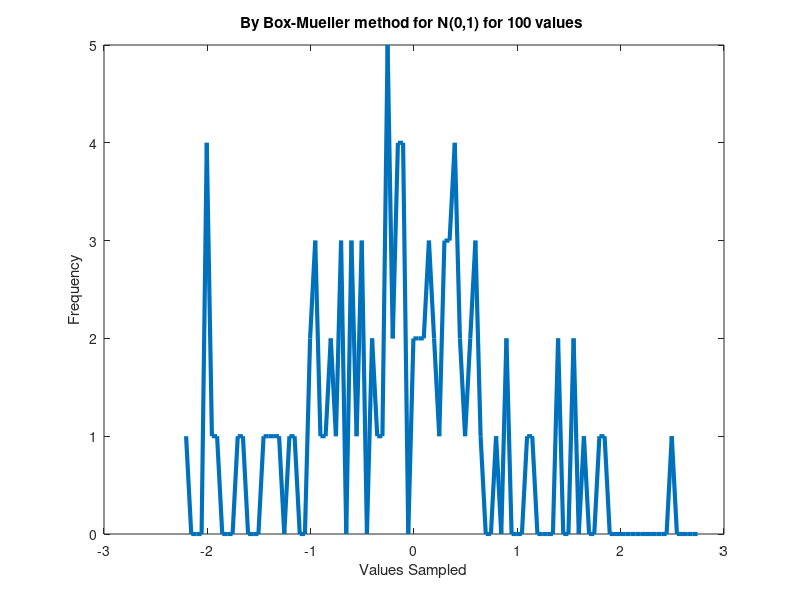
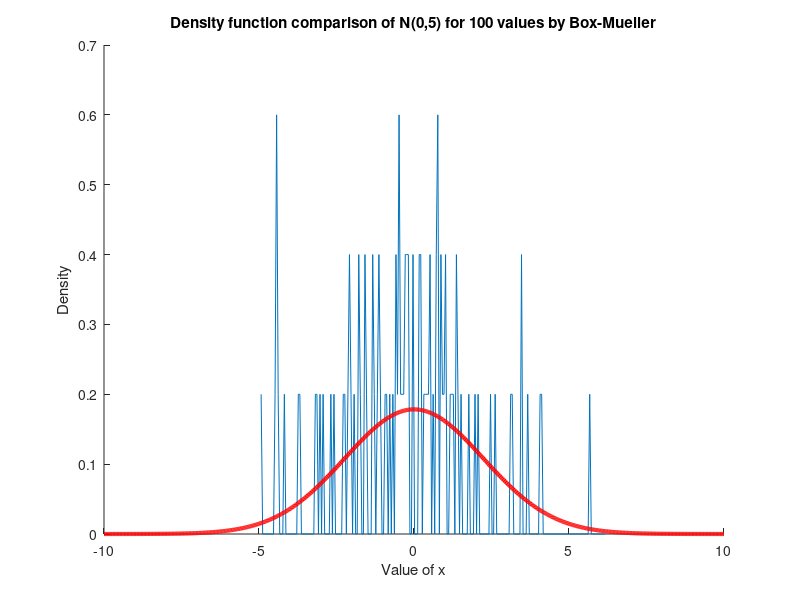
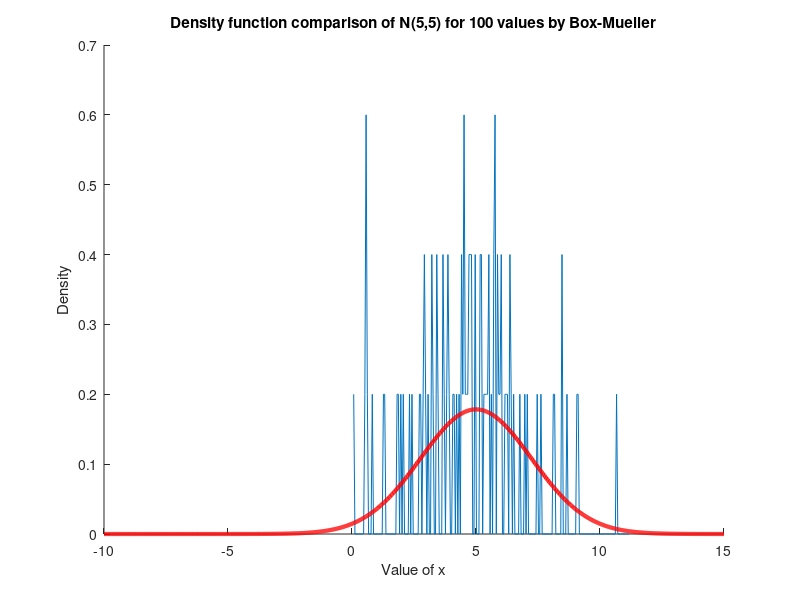
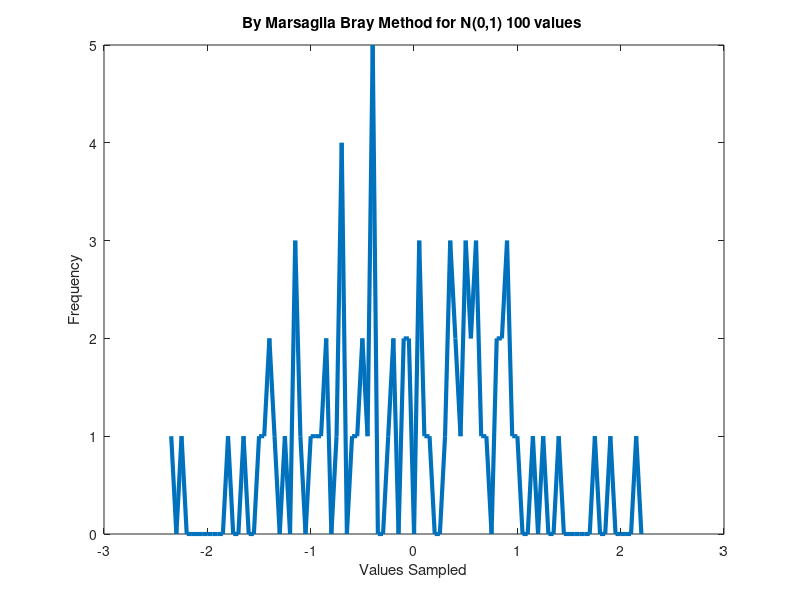

Source code (MATLAB) for these figures, in order:
clear
clc
val=[100,10000];

for num = 1:2
    ub1=rand(1,val(num));
    ub2=rand(1,val(num));
    
    %box
    tic;
    R=-2*log(ub1);
    V=2*pi*ub2;
    for i=1:val(num)
        Zb(i)=sqrt(R(i))*cos(V(i));
    end
    toc;
    if num==1
        mean_of_generated_RV_for_100_values=mean(Zb)
        variance_of_generated_RV_for_100_values=var(Zb)
    else 
        mean_of_generated_RV_for_10000_values=mean(Zb)
        variance_of_generated_RV_for_10000_values=var(Zb)
    end
    frange=min(Zb):0.05:max(Zb);
    count=histc(Zb,frange);
    figure;
    plot(frange,count,'Linewidth',3);
    title(['By Box-Mueller method for N(0,1) for ' num2str(val(num)) ' values ']);
    xlabel('Values Sampled');
    ylabel('Frequency')
    %boxtranslation
    
    Zfor05=Zb*sqrt(5)+0;
    frange=min(Zfor05):0.05:max(Zfor05);
    range=-20:0.05:20;
    rangemid=range/2;
    y=(1/(sqrt(2*pi)*sqrt(5)))*exp(-(rangemid.*rangemid)/(2*5));
    count=histc(Zfor05,frange);
    count=count/(0.05*val(num));
    figure;
    hold on;
    plot(frange,count);
    title(['Density function comparison of N(0,5) for ' num2str(val(num)) ' values by Box-Mueller']);
    plot(rangemid,y,'r','Linewidth',3);
    xlabel('Value of x');
    ylabel('Density');
    hold off;
    meanz05=mean(Zfor05);
    varz05=var(Zfor05);    
    
    Zfor55=Zb*sqrt(5)+5;
    frange=min(Zfor55):0.05:max(Zfor55);
    range=-20:0.05:30;
    rangemid=range/2;
    y=(1/(sqrt(2*pi)*sqrt(5)))*exp(-((rangemid-5).*(rangemid-5))/(2*5));
    count=histc(Zfor55,frange);
    count=count/(0.05*val(num));
    figure;
    hold on;
    plot(frange,count);
    title(['Density function comparison of N(5,5) for ' num2str(val(num)) ' values by Box-Mueller']);
    plot(rangemid,y,'r','Linewidth',3);
    xlabel('Value of x');
    ylabel('Density');
    hold off;
    meanz55=mean(Zfor55);
    varz55=var(Zfor55); 
    
    
    %marsaglia
    tic;
    k=0;
    for i=1:val(num)
        ub1(i)=2*ub1(i)-1;
        ub2(i)=2*ub2(i)-1;
        X=ub1(i)*ub1(i)+ub2(i)*ub2(i);
        if(X<=1)
            k=k+1;
            Y(i)=sqrt((-2*log(X)/X));
            Zm(k)=ub1(i)*Y(i);
        end
    end
    toc;
    if num==1
        mean_of_generated_RV_for_100_values=mean(Zm)
        variance_of_generated_RV_for_100_values=var(Zm)
        prop_of_values_rejected_for_100_values=1-k/val(num)
    else
        mean_of_generated_RV_for_10000_values=mean(Zm)
        variance_of_generated_RV_for_10000_values=var(Zm)
        prop_of_values_rejected_for_10000_values=1-k/val(num)
    end
    frange=min(Zm):0.05:max(Zm);
    count=histc(Zm,frange);
    figure;
    plot(frange,count,'Linewidth',3);
    title(['By Marsaglia Bray Method for N(0,1) ' num2str(val(num)) ' values ']);
    xlabel('Values Sampled');
    ylabel('Frequency')

%marsagliatranslation
    
    Zfor05=Zm*sqrt(5)+0;
    frange=min(Zfor05):0.05:max(Zfor05);
    range=-20:0.05:20;
    rangemid=range/2;
    y=(1/(sqrt(2*pi)*sqrt(5)))*exp(-(rangemid.*rangemid)/(2*5));
    count=histc(Zfor05,frange);
    count=count/(0.05*val(num));
    figure;
    hold on;
    plot(frange,count);
    title(['Density function comparison of N(0,5) for ' num2str(val(num)) ' values by Marsaglia Bray']);
    plot(rangemid,y,'r','Linewidth',3);
    xlabel('Value of x');
    ylabel('Density');
    hold off;
    meanz05=mean(Zfor05);
    varz05=var(Zfor05);
    
    Zfor55=Zm*sqrt(5)+5;
    frange=min(Zfor55):0.05:max(Zfor55);
    range=-20:0.05:30;
    rangemid=range/2;
    y=(1/(sqrt(2*pi)*sqrt(5)))*exp(-((rangemid-5).*(rangemid-5))/(2*5));
    count=histc(Zfor55,frange);
    count=count/(0.05*val(num));
    figure;
    hold on;
    plot(frange,count);
    title(['Density function comparison of N(5,5) for ' num2str(val(num)) ' values by Marsaglia Bray']);
    plot(rangemid,y,'r','Linewidth',3);
    xlabel('Value of x');
    ylabel('Density');
    hold off;
    meanz55=mean(Zfor55);
    varz55=var(Zfor55);
end

